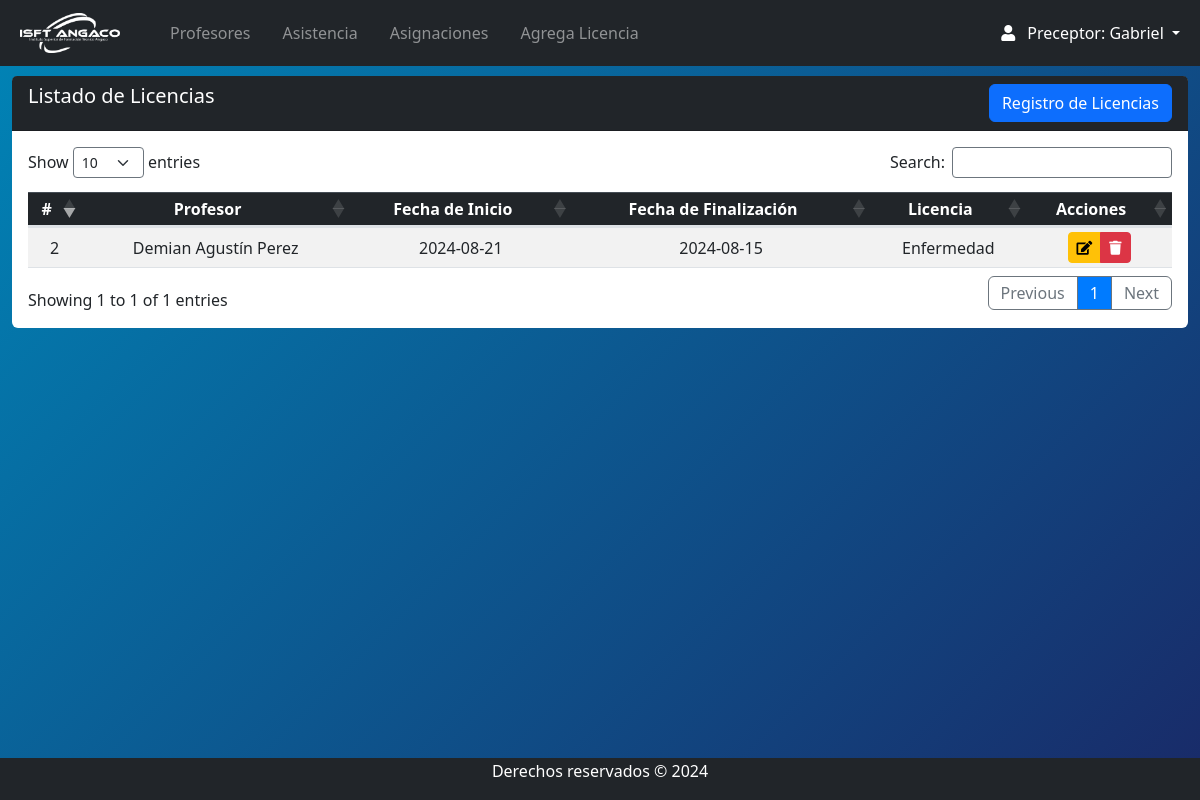
The app's page /Views/preceptor/licencia_index.php (signed in) with its own data.
### tables this page shows
CREATE TABLE `licencias` (
  `id` int(11) NOT NULL,
  `fechadeinicio` date NOT NULL,
  `fechadefin` date NOT NULL,
  `usuario_id` int(11) NOT NULL,
  `idtipos_licencias` int(11) NOT NULL,
  `etapa` varchar(15) DEFAULT 'Activo'
);

CREATE TABLE `usuarios` (
  `id_usuario` int(11) NOT NULL,
  `nombre` varchar(255) NOT NULL,
  `apellido` varchar(255) NOT NULL,
  `dni` varchar(20) NOT NULL,
  `celular` varchar(20) DEFAULT NULL,
  `correo` varchar(255) NOT NULL,
  `password` varchar(255) DEFAULT NULL,
  `direccion` text DEFAULT NULL,
  `foto` varchar(255) DEFAULT NULL,
  `cv` varchar(255) DEFAULT NULL,
  `fechadeingreso` date NOT NULL,
  `fechadebaja` date DEFAULT NULL,
  `etapa` enum('Activo','Inactivo') NOT NULL DEFAULT 'Activo',
  `id_rol` int(11) DEFAULT NULL
);

CREATE TABLE `tipos_licencias` (
  `id` int(11) NOT NULL,
  `tipodelicencia` varchar(254) NOT NULL,
  `descripcion` varchar(255) NOT NULL,
  `etapa` varchar(11) NOT NULL
);

### Views/preceptor/licencia_index.php (the view, shortened to what this page needs)
<?php
require '../../conn/connection.php';
require 'navbar.php';
$SQl = "SELECT l.id , l.fechadeinicio, l.fechadefin, u.nombre AS nombre_profesor, u.apellido AS apellido_profesor,t.tipodelicencia AS tipo_licencia
        FROM licencias l
        INNER JOIN usuarios u ON l.usuario_id = u.id_usuario
        INNER JOIN tipos_licencias t ON l.idtipos_licencias = t.id
        WHERE l.etapa = 'Activo' AND u.id_rol = 2";
try {
    $resultado = $db->query($SQl);
} catch (PDOException $e) {
    echo "Error: " . $e->getMessage();
}
?>
<section class="content mt-3">
    <div class="row m-auto">
        <div class="col-sm">
            <div class="card rounded-2 border-0">
                <div class="card-header bg-dark text-white pb-0">
                    <h5 class="d-inline-block">Listado de Licencias</h5>
                    <a class="btn btn-primary float-right mb-2" href="licencia_crear.php">Registro de Licencias</a>
                </div>
                <div class="card-body table-responsive">
                    <table id="example" class="table table-striped table-sm" style="width:100%">
                        <thead class="table-dark">
                            <tr>
                                <th>#</th>
                                <th>Profesor</th>
                                <th>Fecha de Inicio</th>
                                <th>Fecha de Finalización</th>
                                <th>Licencia</th>
                                <th>Acciones</th>
                            </tr>
                        </thead>
                        <tbody>
                            <?php
                            while ($filas = $resultado->fetch(PDO::FETCH_ASSOC)) {
                            ?>
                                <tr class="col-sm">
                                    <td><?php echo htmlspecialchars($filas['id'], ENT_QUOTES, 'UTF-8'); ?></td>
                                    <td><?php echo htmlspecialchars($filas['nombre_profesor'] . ' ' . $filas['apellido_profesor'], ENT_QUOTES, 'UTF-8'); ?></td>
                                    <td><?php echo htmlspecialchars($filas['fechadeinicio'], ENT_QUOTES, 'UTF-8'); ?></td>
                                    <td><?php echo htmlspecialchars($filas['fechadefin'], ENT_QUOTES, 'UTF-8'); ?></td>
                                    <td><?php echo htmlspecialchars($filas['tipo_licencia'], ENT_QUOTES, 'UTF-8'); ?></td>
                                    <td class="text-center">
                                        <div class="btn-group">
                                            <a href="licencia_edit.php?id=<?php echo htmlspecialchars($filas['id'], ENT_QUOTES, 'UTF-8'); ?>" class="btn btn-warning btn-sm" role="button">
                                                <i class="fas fa-edit"></i>
                                            </a>
                                            <a href="javascript:elimina_licencia(<?php echo htmlspecialchars($filas['id'], ENT_QUOTES, 'UTF-8'); ?>)" class="btn btn-danger btn-sm" title="Borrar" role="button">
                                                <i class="fas fa-trash"></i>
                                            </a>
                                        </div>
                                    </td>
                                </tr>
                            <?php
                            }
                            ?>
                        </tbody>
                    </table>
                </div>
            </div>
        </div>
    </div>
</section>
<?php
require("footer.php");
?>

### css/style.css (style rules this page uses)
body { position: relative; padding-bottom: 10px; min-height: 100vh; }
th, td { text-align: center !important; vertical-align: middle !important; }

### Views/preceptor/navbar.php (style rules this page uses)
body { background: linear-gradient(135deg,#0085b7, #192a68); }

### records on screen
licencias: id "2", usuario.apellido "Demian Agustín Perez", fechadeinicio "2024-08-21", fechadefin "2024-08-15", idtipos_licencias.tipodelicencia "Enfermedad"

### other values on screen
$_SESSION['nombre'] "Gabriel"
